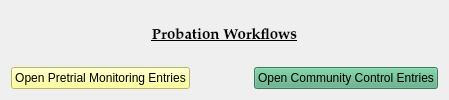
          <widget class="QWidget" name="mattox_tab">
           <attribute name="title">
            <string>Probation</string>
           </attribute>
           <layout class="QGridLayout" name="gridLayout_27">
            <item row="0" column="0">
             <layout class="QGridLayout" name="gridLayout_20" rowstretch="1,2">
              <property name="horizontalSpacing">
               <number>64</number>
              </property>
              <item row="1" column="0">
               <widget class="WorkDialogButton" name="pretrial_workflowButton">
                <property name="styleSheet">
                 <string notr="true">background-color: rgb(255, 255, 127);</string>
                </property>
                <property name="text">
                 <string>Open Pretrial Monitoring Entries</string>
                </property>
               </widget>
              </item>
              <item row="1" column="1">
               <widget class="WorkDialogButton" name="community_control_workflowButton">
                <property name="styleSheet">
                 <string notr="true">background-color: rgb(85, 170, 127);</string>
                </property>
                <property name="text">
                 <string>Open Community Control Entries</string>
                </property>
               </widget>
              </item>
              <item row="0" column="0" colspan="2">
               <widget class="QLabel" name="label_20">
                <property name="maximumSize">
                 <size>
                  <width>16777215</width>
                  <height>200</height>
                 </size>
                </property>
                <property name="font">
                 <font>
                  <family>Palatino Linotype</family>
                  <pointsize>11</pointsize>
                  <weight>75</weight>
                  <italic>false</italic>
                  <bold>true</bold>
                  <underline>true</underline>
                 </font>
                </property>
                <property name="text">
                 <string>Probation Workflows</string>
                </property>
                <property name="alignment">
                 <set>Qt::AlignCenter</set>
                </property>
               </widget>
              </item>
             </layout>
            </item>
           </layout>
          </widget>
